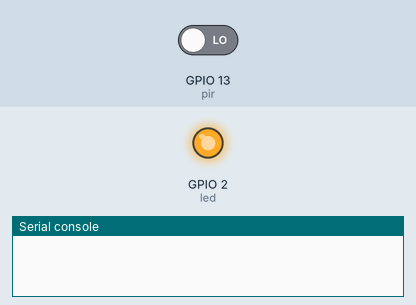
A program run on a simulated ESP8266 board running MicroPython. On the bench: output pins drawn as LEDs (lit = HIGH, except the on-board LED, lit = LOW), the last lines printed to the serial console. Inputs (shaded band) come from the test bench; at power-on: GPIO 13 (pir) LOW.

Above: at 1.2 s.
1.3 s: GPIO 13 (pir) driven HIGH
At 7.7 s:
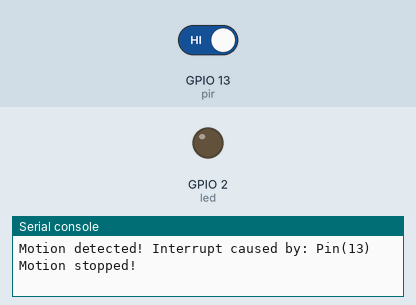
Timing chart, 0 to 9.2 s (numbered marks = the images above; inputs shaded):
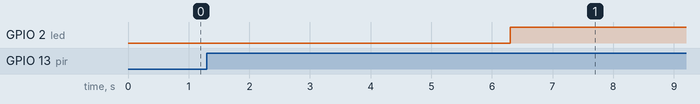

The program:

Pir-sensor.py
```python
from machine import Pin
from time import sleep

# Pir-sensor.py
motion = False

def handle_interrupt(pin):
  global motion
  motion = True
  global interrupt_pin
  interrupt_pin = pin

led = Pin(2, Pin.OUT) # NodeMCU buildin LED
pir = Pin(13, Pin.IN) # GPIO13 NodeMCU pin D7

pir.irq(trigger=Pin.IRQ_RISING, handler=handle_interrupt)

while True:
  if motion:
    print('Motion detected! Interrupt caused by:', interrupt_pin)
    led.value(0)
    sleep(5)
    led.value(1)
    print('Motion stopped!')
    motion = False
```

Measured:
- after the input at 1.3 s, GPIO 2 (led): LOW → HIGH after 5.0 s
